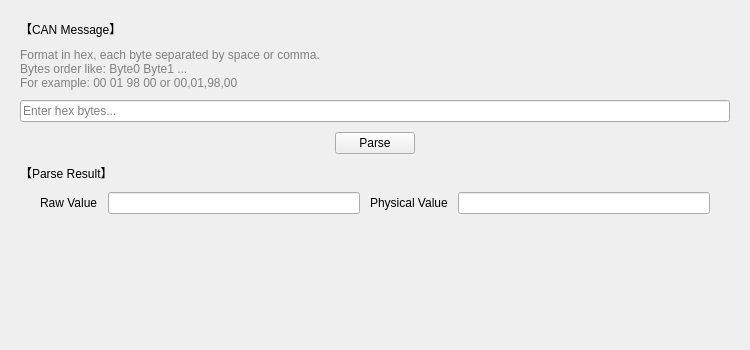
<?xml version="1.0" encoding="UTF-8"?>
<ui version="4.0">
    <class>ParserWidget</class>
    <widget class="QWidget" name="ParserWidget">
        <property name="geometry">
            <rect>
                <x>0</x>
                <y>0</y>
                <width>750</width>
                <height>350</height>
            </rect>
        </property>
        <property name="sizePolicy">
            <sizepolicy hsizetype="Preferred" vsizetype="Expanding">
                <horstretch>0</horstretch>
                <verstretch>0</verstretch>
            </sizepolicy>
        </property>
        <layout class="QVBoxLayout" name="verticalLayout">
            <!-- 内容容器 -->
            <item>
                <widget class="QWidget" name="contentWidget" native="true">
                    <layout class="QGridLayout" name="gridLayout">
                        <property name="horizontalSpacing">
                            <number>10</number>
                        </property>
                        <property name="verticalSpacing">
                            <number>10</number>
                        </property>

                        <!-- 第 0 行：Message Data 标签 -->
                        <item row="0" column="0" colspan="8">
                            <widget class="QLabel" name="labelData">
                                <property name="text">
                                    <string>【CAN Message】</string>
                                </property>
                            </widget>
                        </item>

                        <!-- 第 1 行：提示标签 -->
                        <item row="1" column="0" colspan="8">
                            <widget class="QLabel" name="labelHint">
                                <property name="text">
                                    <string>
                                        Format in hex, each byte separated by space or comma.&lt;br/&gt;
                                        Bytes order like: Byte0 Byte1 ...&lt;br/&gt;
                                        For example: 00 01 98 00 or 00,01,98,00
                                    </string>
                                </property>
                                <property name="wordWrap">
                                    <bool>true</bool>
                                </property>
                                <property name="styleSheet">
                                    <string notr="true">color: gray; font-size: 9pt;</string>
                                </property>
                            </widget>
                        </item>

                        <!-- 第 2 行：数据输入框 -->
                        <item row="2" column="0" colspan="8">
                            <widget class="QLineEdit" name="editData">
                                <property name="placeholderText">
                                    <string>Enter hex bytes...</string>
                                </property>
                            </widget>
                        </item>

                        <!-- 第 3 行：Parse 按钮 -->
                        <item row="3" column="0" colspan="8" alignment="Qt::AlignHCenter">
                            <widget class="QPushButton" name="btnParse">
                                <property name="sizePolicy">
                                    <sizepolicy hsizetype="Preferred" vsizetype="Fixed">
                                        <horstretch>0</horstretch>
                                        <verstretch>0</verstretch>
                                    </sizepolicy>
                                </property>
                                <property name="text">
                                    <string>Parse</string>
                                </property>
                            </widget>
                        </item>

                        <!-- 第 4 行：分析结果标题 -->
                        <item row="4" column="0" colspan="8">
                            <widget class="QLabel" name="labelWatcher">
                                <property name="text">
                                    <string>【Parse Result】</string>
                                </property>
                            </widget>
                        </item>

                        <!-- 第 5 行：结果标签（Raw Value、Physical Value） -->
                        <item row="5" column="2">
                            <widget class="QLabel" name="labelRaw">
                                <property name="text">
                                    <string>Raw Value</string>
                                </property>
                            </widget>
                        </item>
                        <item row="5" column="3">
                            <widget class="QLineEdit" name="editRaw">
                                <property name="readOnly">
                                    <bool>true</bool>
                                </property>
                            </widget>
                        </item>
                        <item row="5" column="4">
                            <widget class="QLabel" name="labelPhysical">
                                <property name="text">
                                    <string>Physical Value</string>
                                </property>
                            </widget>
                        </item>
                        <item row="5" column="5">
                            <widget class="QLineEdit" name="editPhysical">
                                <property name="readOnly">
                                    <bool>true</bool>
                                </property>
                            </widget>
                        </item>
                    </layout>
                </widget>
            </item>

            <!-- 底部 Spacer（吸收所有剩余垂直空间） -->
            <item>
                <spacer name="bottomSpacer">
                    <property name="orientation">
                        <enum>Qt::Vertical</enum>
                    </property>
                    <property name="sizeHint" stdset="0">
                        <size>
                            <width>20</width>
                            <height>0</height>
                        </size>
                    </property>
                    <property name="sizePolicy">
                        <sizepolicy hsizetype="Minimum" vsizetype="Expanding">
                            <horstretch>0</horstretch>
                            <verstretch>1</verstretch>
                        </sizepolicy>
                    </property>
                </spacer>
            </item>
        </layout>
    </widget>
    <resources/>
    <connections/>
</ui>
